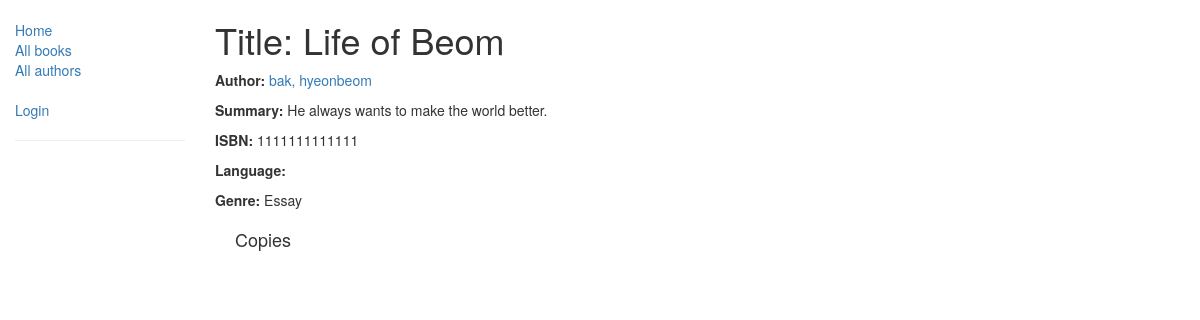
Before: /catalog/book/1 with the older database file.
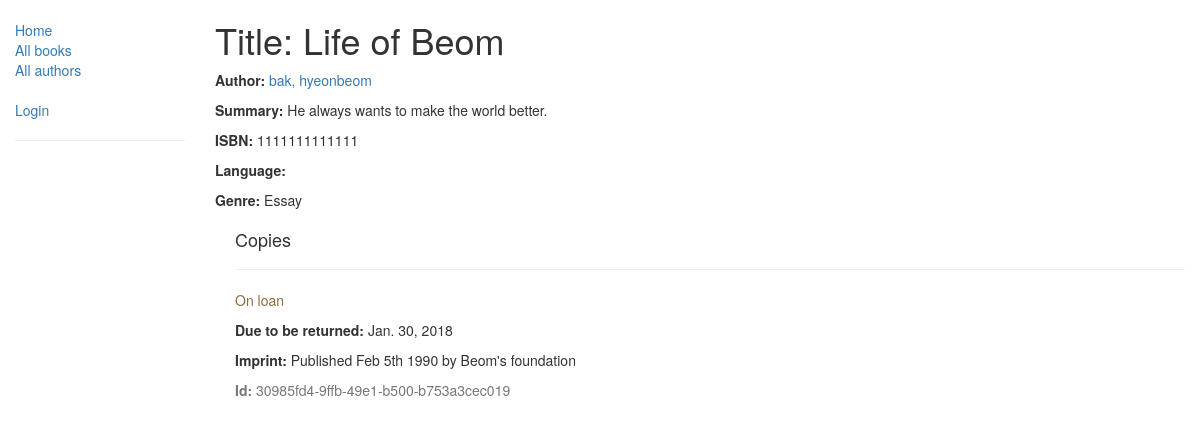
After: the same page with the newer database file.
### catalog/models.py (models this page shows, shortened)
class Genre(models.Model):
    name = models.CharField(max_length=200, help_text="Enter a book genre. (e.g. Science Fiction, French Poetry etc.)")
    def __str__(self):
        return self.name

class BookInstance(models.Model):
    id = models.UUIDField(primary_key=True, default=uuid.uuid4, help_text="Unique ID for this particular book across whole library.")
    book = models.ForeignKey('Book', on_delete=models.SET_NULL, null=True)
    imprint = models.CharField(max_length=200)
    due_back = models.DateField(null=True, blank=True)
    borrower = models.ForeignKey(User, on_delete=models.SET_NULL, null=True, blank=True)
    LOAN_STATUS = (
        ('m', 'Maintenance'),
        ('o', 'On loan'),
        ('a', 'Available'),
        ('r', 'Reserved'),
    )
    status = models.CharField(max_length=1, choices=LOAN_STATUS, blank=True, default='m', help_text='Book availability')
    class Meta:
        ordering = ["due_back"]
        permissions = (("can_mark_returned", "Set book as returned"),)

### catalog/views.py (the view)
# urls.py: path('book/<int:pk>', views.BookDetailView.as_view(), name='book-detail'),
class BookDetailView(generic.DetailView):
    model = Book

### catalog/models.py (called while the page is built)
    def __str__(self):
        return '{0}, {1}'.format(self.last_name, self.first_name)

### catalog/templates/catalog/book_detail.html
{% extends "base_generic.html" %}
{% block content %}
    <h1>Title: {{ book.title }}</h1>
    <p>
        <strong>Author:</strong>
        <a href="{% url 'author-detail' book.author.pk %}">{{ book.author }}</a>
    </p>
    <p>
        <strong>Summary:</strong> {{ book.summary }}</p>
    <p>
        <strong>ISBN:</strong> {{ book.isbn }}</p>
    <p>
        <strong>Language:</strong> {{ book.language }}</p>
    <p>
        <strong>Genre:</strong> {% for genre in book.genre.all %} {{ genre }}{% if not forloop.last %}, {% endif %}{% endfor %}</p>
    <div style="margin-left:20px;margin-top:20px">
        <h4>Copies</h4>
        {% for copy in book.bookinstance_set.all %}
            <hr>
            <p class="{% if copy.status == 'a' %}text-success{% elif copy.status == 'm' %}text-danger{% else %}text-warning{% endif %}">{{ copy.get_status_display }}</p>
            {% if copy.status != 'a' %}
            <p>
                <strong>Due to be returned:</strong> {{copy.due_back}}</p>{% endif %}
            <p>
                <strong>Imprint:</strong> {{copy.imprint}}</p>
            <p class="text-muted">
                <strong>Id:</strong> {{copy.id}}</p>
        {% endfor %}
    </div>
{% endblock %}

Changed rows visible on the page:
added BookInstance: status "On loan", due_back "Jan. 30, 2018", imprint "Published Feb 5th 1990 by Beom's foundation", id "30985fd4-9ffb-49e1-b500-b753a3cec019"
